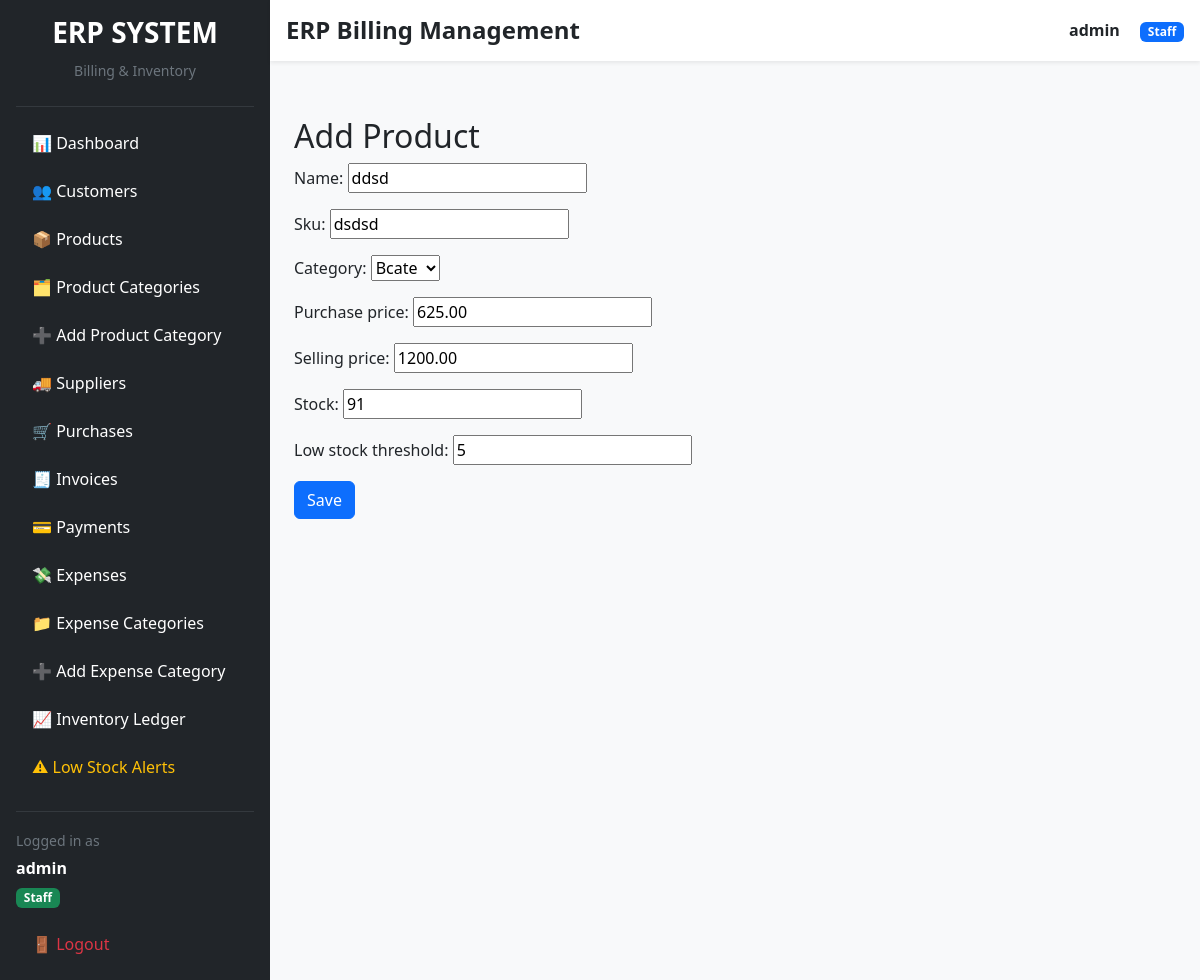
Before: /products/edit/1/ (signed in) with the older database file.
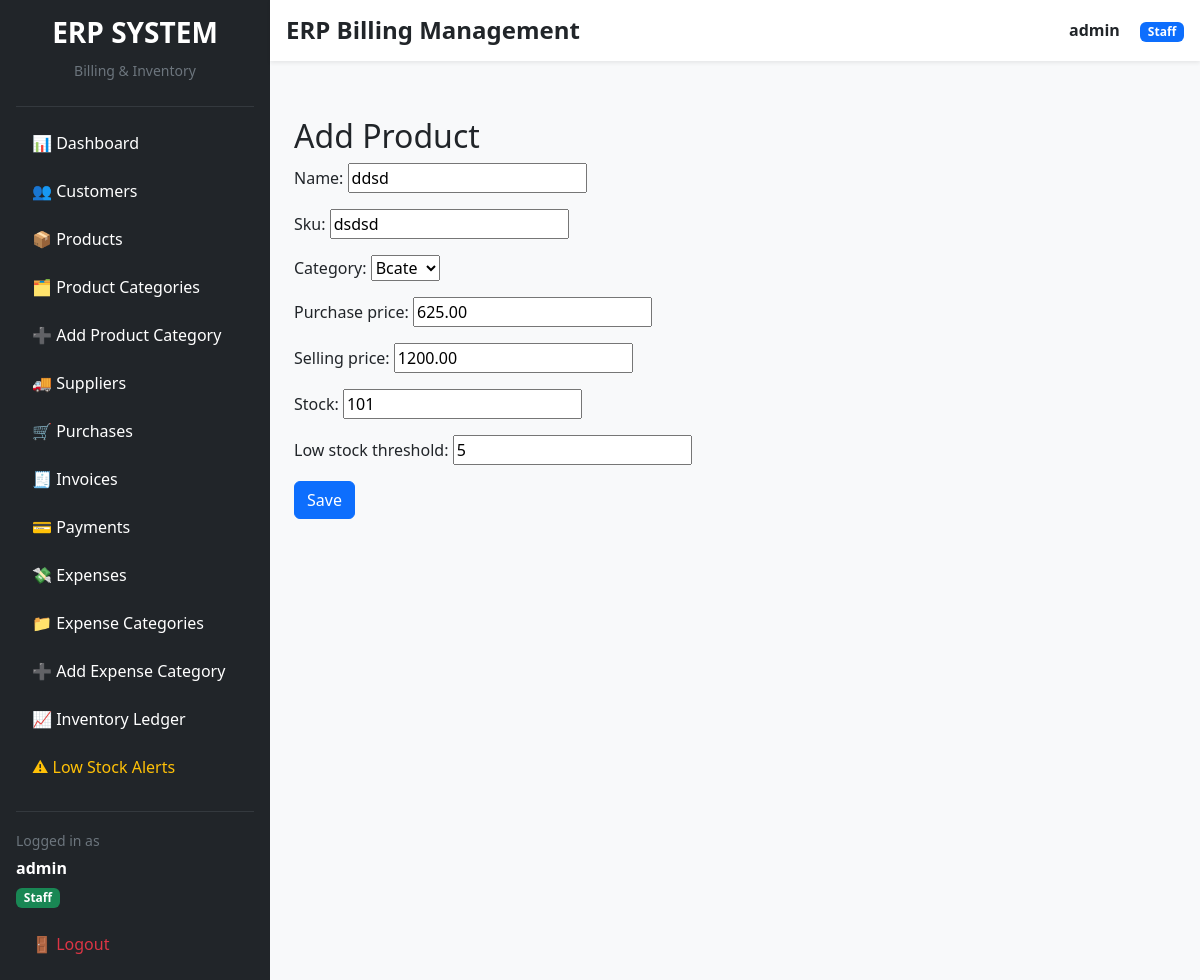
After: the same page with the newer database file.
### products/models.py (models this page shows, shortened)
class Product(models.Model):
    name = models.CharField(max_length=255)
    sku = models.CharField(max_length=50, unique=True)
    category = models.ForeignKey(Category, on_delete=models.SET_NULL, null=True)
    purchase_price = models.DecimalField(max_digits=10, decimal_places=2)
    selling_price = models.DecimalField(max_digits=10, decimal_places=2)
    stock = models.IntegerField(default=0)
    low_stock_threshold = models.IntegerField(default=5)
    created_at = models.DateTimeField(auto_now_add=True)

class Category(models.Model):
    name = models.CharField(max_length=100)
    def __str__(self):
        return self.name

### products/views.py (the view)
# urls.py: path('edit/<int:pk>/', edit_product, name='edit_product'),
@login_required
@admin_required
def edit_product(request, pk):
    product = get_object_or_404(Product, pk=pk)
    form = ProductForm(request.POST or None, instance=product)
    if form.is_valid():
        form.save()
        return redirect('product_list')
    return render(request, 'products/product_form.html', {'form': form})

### products/forms.py (shortened to what this page needs)
class ProductForm(forms.ModelForm):
    class Meta:
        model = Product
        fields = '__all__'

### templates/products/product_form.html (shortened to what this page needs)
{% extends 'layouts/admin_base.html' %}
{% block admin_content %}
<h2>Add Product</h2>
<form method="POST">
    {{ form.as_p }}
    <button type="submit" class="btn btn-primary">Save</button>
</form>
{% endblock %}

Changed rows visible on the page:
changed Product "dsdsd": stock "91" → "101"
